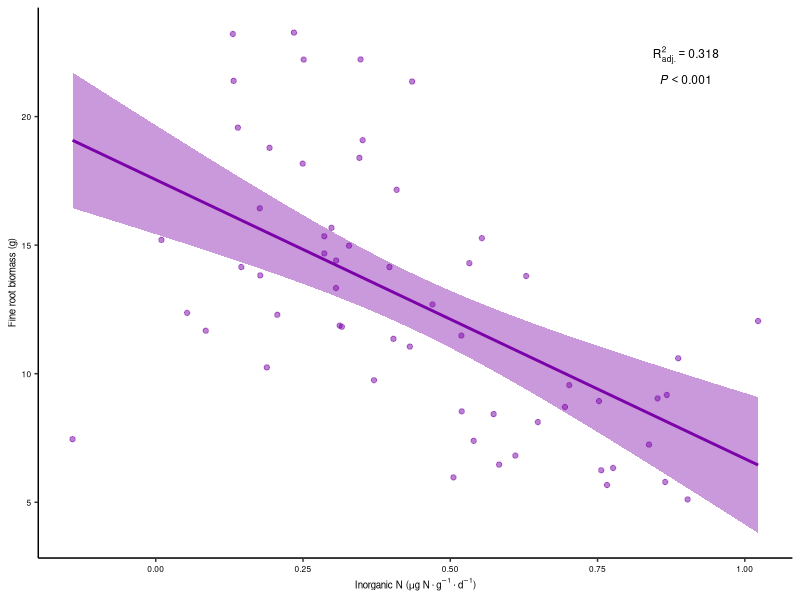

Reproduce this figure in R.
#### 1. Set-up ####

# Load libraries
library(tidyverse)
library(mgcv)
library(viridis)

#### 2. N min data ####

# Read in
Nmin.aug.2018.tbl <- read_csv("data/complete.min.august.manistee.csv") %>% 
  rename(TREE = "Tree ID", 
         INCUBATION = "Time", 
         REP = "Rep", 
         NITRATE = "Nitrate", 
         AMMONIUM = "Ammonia") %>% 
  select(INCUBATION, TREE, REP, NITRATE, AMMONIUM) %>% 
  group_by(INCUBATION, TREE) %>% 
  summarise(NITRATE = sum(NITRATE), 
            AMMONIUM = sum(AMMONIUM)) %>% 
  ungroup() %>% 
  mutate(TOTAL = NITRATE + AMMONIUM) %>% 
  select(INCUBATION, TREE, TOTAL) %>% 
  pivot_wider(id_cols = TREE, 
              names_from = "INCUBATION", 
              values_from = "TOTAL") %>% 
  mutate(N.MIN = (Post - Pre) / 14) %>% 
  select(TREE, N.MIN)
  
#### 3. Root biomass ####

# Read in
root.biomass.tbl <- read_tsv("data/root.picking.data.complete.txt") %>% 
  # Add site, tree, and core columns
  separate(SAMPLE, c("STAND", "TREE", "CORE"), sep = "_") %>% 
  # Remove unnecessary columns
  dplyr::select(STAND, TREE, CORE, DRY.ROOT.MASS) %>% 
  # Drop rows with no mass measurements
  dplyr::filter(!(is.na(DRY.ROOT.MASS))) %>% 
  # Group by site and tree
  dplyr::group_by(STAND, TREE) %>% 
  # Sum by tree
  dplyr::summarise(DRY.ROOT.MASS = sum(DRY.ROOT.MASS)) %>% 
  # Ungroup
  dplyr::ungroup() %>% 
  unite(TREE, STAND : TREE, sep = "_", remove = TRUE) %>% 
  inner_join(., Nmin.aug.2018.tbl, by = "TREE")

# GAM
root.lm <- lm(DRY.ROOT.MASS ~ N.MIN, data = root.biomass.tbl)
root.lm.summary<- summary(root.lm)
root.lm.P <- tibble(PVAL.LABEL = paste("atop(R[adj.]^2 == ", round(root.lm.summary$adj.r.squared, 3), ", ", "italic(P) < 0.001)", sep = ""), 
                     XPOS = 0.9, 
                     YPOS = 22)

# Plot
root.plot <- ggplot() + 
  
  # Points
  geom_point(data = root.biomass.tbl, 
             aes(x = N.MIN, y = DRY.ROOT.MASS), 
             colour = "#7B02A8FF", 
             alpha = 0.5, 
             size = 1.5) + 
  
  # Pvalues
  geom_text(data = root.lm.P, 
            aes(x = XPOS, y = YPOS, label = PVAL.LABEL), 
            parse = TRUE, 
            stat = "identity", 
            size = 3) + 
  
  # Line
  geom_smooth(data = root.biomass.tbl, 
              aes(x = N.MIN, y = DRY.ROOT.MASS), 
              formula = y ~ x,  
              method = "lm", 
              colour = "#7B02A8FF", 
              fill = "#7B02A8FF") + 
  
  # Titles
  labs(title = NULL, 
       x = bquote('Inorganic N ('*mu*g~N%.%g^-1%.%d^-1*')'), 
       y = "Fine root biomass (g)") + 
  
  # Format
  theme(axis.line = element_line(colour = "black", size = 0.5), 
        panel.background = element_rect(fill = NA), 
        panel.grid.major = element_blank(), 
        panel.grid.minor = element_blank(), 
        axis.title.x = element_text(colour = "black", size = 7), 
        axis.title.y = element_text(colour = "black", size = 7),  
        # x axis text
        axis.text.x = element_text(colour = "black", size = 6), 
        axis.text.y = element_text(colour = "black", size = 6))

# Save Figure S6
ggsave(filename = "figures/FigureS6.png",
       root.plot,
       device = "png",
       dpi = 600,
       width = 6.5,
       height = 4,
       units = "in")
